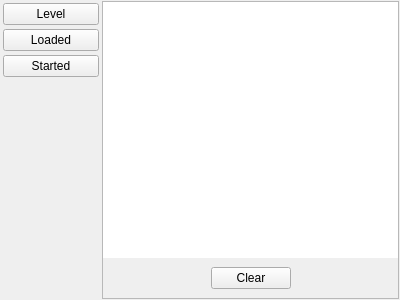
<?xml version="1.0" encoding="UTF-8"?>
<ui version="4.0">
 <class>consoleView</class>
 <widget class="QWidget" name="consoleView">
  <property name="geometry">
   <rect>
    <x>0</x>
    <y>0</y>
    <width>400</width>
    <height>300</height>
   </rect>
  </property>
  <property name="windowTitle">
   <string>Form</string>
  </property>
  <layout class="QGridLayout" name="gridLayout">
   <property name="leftMargin">
    <number>1</number>
   </property>
   <property name="topMargin">
    <number>1</number>
   </property>
   <property name="rightMargin">
    <number>1</number>
   </property>
   <property name="bottomMargin">
    <number>1</number>
   </property>
   <property name="spacing">
    <number>1</number>
   </property>
   <item row="0" column="0">
    <widget class="QFrame" name="consoleCmds">
     <property name="minimumSize">
      <size>
       <width>100</width>
       <height>0</height>
      </size>
     </property>
     <property name="maximumSize">
      <size>
       <width>100</width>
       <height>16777215</height>
      </size>
     </property>
     <property name="frameShape">
      <enum>QFrame::Shape::NoFrame</enum>
     </property>
     <property name="frameShadow">
      <enum>QFrame::Shadow::Raised</enum>
     </property>
     <property name="lineWidth">
      <number>1</number>
     </property>
     <layout class="QVBoxLayout" name="verticalLayout">
      <property name="spacing">
       <number>4</number>
      </property>
      <property name="leftMargin">
       <number>2</number>
      </property>
      <property name="topMargin">
       <number>2</number>
      </property>
      <property name="rightMargin">
       <number>2</number>
      </property>
      <property name="bottomMargin">
       <number>2</number>
      </property>
      <item>
       <widget class="QPushButton" name="levelButton">
        <property name="text">
         <string>Level</string>
        </property>
       </widget>
      </item>
      <item>
       <widget class="QPushButton" name="loadedButton">
        <property name="text">
         <string>Loaded</string>
        </property>
       </widget>
      </item>
      <item>
       <widget class="QPushButton" name="startedButton">
        <property name="text">
         <string>Started</string>
        </property>
       </widget>
      </item>
      <item>
       <spacer name="verticalSpacer">
        <property name="orientation">
         <enum>Qt::Orientation::Vertical</enum>
        </property>
        <property name="sizeHint" stdset="0">
         <size>
          <width>20</width>
          <height>193</height>
         </size>
        </property>
       </spacer>
      </item>
     </layout>
    </widget>
   </item>
   <item row="0" column="1">
    <widget class="QFrame" name="frameDisplay">
     <property name="frameShape">
      <enum>QFrame::Shape::StyledPanel</enum>
     </property>
     <property name="frameShadow">
      <enum>QFrame::Shadow::Raised</enum>
     </property>
     <layout class="QGridLayout" name="gridLayout_2">
      <property name="leftMargin">
       <number>0</number>
      </property>
      <property name="topMargin">
       <number>0</number>
      </property>
      <property name="rightMargin">
       <number>0</number>
      </property>
      <property name="bottomMargin">
       <number>0</number>
      </property>
      <property name="spacing">
       <number>0</number>
      </property>
      <item row="0" column="0">
       <widget class="QPlainTextEdit" name="outputs">
        <property name="frameShape">
         <enum>QFrame::Shape::NoFrame</enum>
        </property>
       </widget>
      </item>
      <item row="1" column="0">
       <widget class="QFrame" name="consoleFooter">
        <property name="minimumSize">
         <size>
          <width>0</width>
          <height>40</height>
         </size>
        </property>
        <property name="maximumSize">
         <size>
          <width>16777215</width>
          <height>40</height>
         </size>
        </property>
        <property name="frameShape">
         <enum>QFrame::Shape::NoFrame</enum>
        </property>
        <property name="frameShadow">
         <enum>QFrame::Shadow::Raised</enum>
        </property>
        <layout class="QHBoxLayout" name="horizontalLayout">
         <property name="spacing">
          <number>0</number>
         </property>
         <property name="leftMargin">
          <number>0</number>
         </property>
         <property name="topMargin">
          <number>0</number>
         </property>
         <property name="rightMargin">
          <number>0</number>
         </property>
         <property name="bottomMargin">
          <number>0</number>
         </property>
         <item>
          <spacer name="horizontalSpacer">
           <property name="orientation">
            <enum>Qt::Orientation::Horizontal</enum>
           </property>
           <property name="sizeHint" stdset="0">
            <size>
             <width>88</width>
             <height>17</height>
            </size>
           </property>
          </spacer>
         </item>
         <item>
          <widget class="QPushButton" name="clearButton">
           <property name="text">
            <string>Clear</string>
           </property>
          </widget>
         </item>
         <item>
          <spacer name="horizontalSpacer_2">
           <property name="orientation">
            <enum>Qt::Orientation::Horizontal</enum>
           </property>
           <property name="sizeHint" stdset="0">
            <size>
             <width>87</width>
             <height>17</height>
            </size>
           </property>
          </spacer>
         </item>
        </layout>
       </widget>
      </item>
     </layout>
    </widget>
   </item>
  </layout>
 </widget>
 <resources/>
 <connections/>
</ui>
